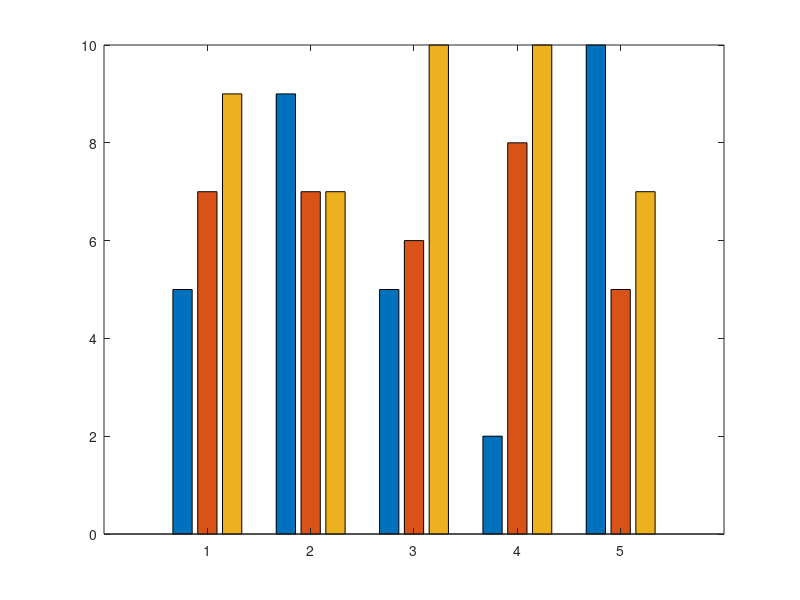

The MATLAB script that drew this image: (Note: this script raises an error after producing the figure.)
% https://fr.mathworks.com/matlabcentral/answers/175955-how-to-assign-a-label-to-each-bar-in-stacked-bar-graph
D = randi(10, 5, 3);
figure
hBar = bar(D);%, 'stacked');matl
yd = get(hBar, 'YData');
yjob = {'Job A' 'Job B' 'Job C'};
barbase = cumsum([zeros(size(D,1),1) D(:,1:end-1)],2);
joblblpos = D/2 + barbase;
for k1 = 1:size(D,1)
    text(xt(k1)*ones(1,size(D,2)), joblblpos(k1,:), yjob, 'HorizontalAlignment','center')
end

figure
b2 = bar(countdowns,ones(1,numel(countdowns)));
hold on
xt = get(gca, 'XTick');
for i=1:numel(countdowns)
    t = text(countdowns(i),0.5,'test','HorizontalAlignment','center');
    set(t,'Rotation',90);
    hold on
end
    